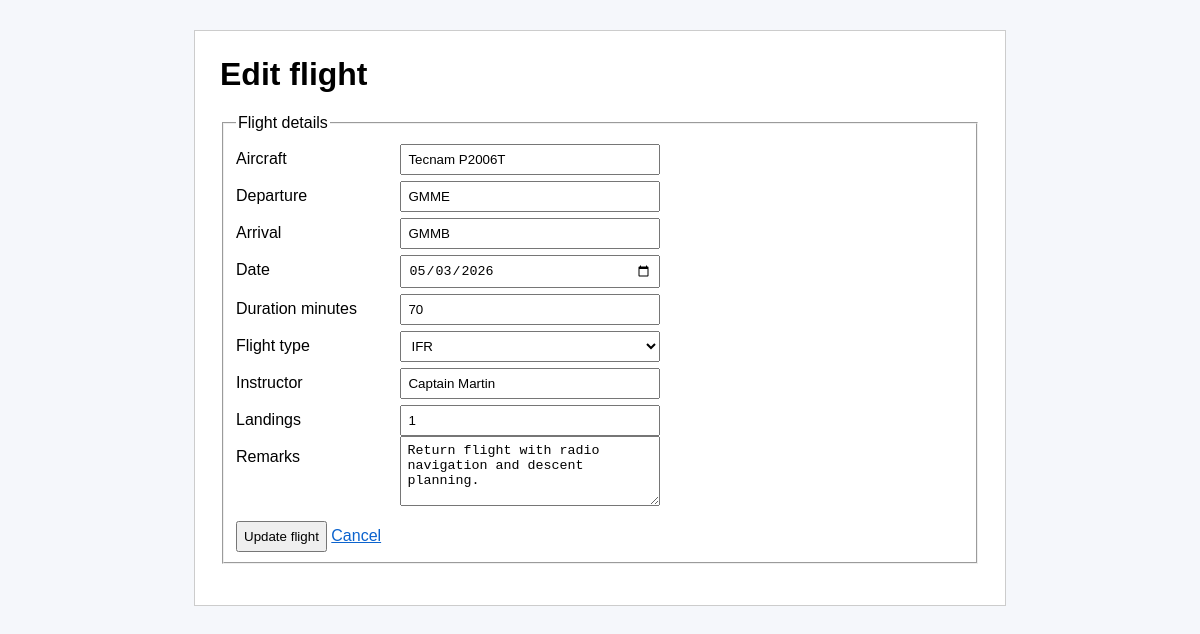
Screenshot of /edit_flight.php?id=2 (signed in) with the database file from the repository.
### tables this page shows
CREATE TABLE flight_records (
    id INT AUTO_INCREMENT PRIMARY KEY,
    user_id INT NOT NULL,
    aircraft VARCHAR(100) NOT NULL,
    departure_airport VARCHAR(20) NOT NULL,
    arrival_airport VARCHAR(20) NOT NULL,
    flight_date DATE NOT NULL,
    duration_minutes INT NOT NULL,
    flight_type VARCHAR(40) NOT NULL,
    instructor_name VARCHAR(150),
    landings INT DEFAULT 0,
    remarks TEXT,
    created_at TIMESTAMP DEFAULT CURRENT_TIMESTAMP,
    FOREIGN KEY (user_id) REFERENCES users(id) ON DELETE CASCADE
);

### ManageData.php (called while the page is built, shortened)
<?php
class ManageData
{
    private $con;
    public function __construct()
    {
        $this->con = new PDO(
            'mysql:host=' . self::HOST . ';dbname=' . self::DATABASE . ';charset=utf8mb4',
            self::USER,
            self::PASSWORD
        );
        $this->con->setAttribute(PDO::ATTR_ERRMODE, PDO::ERRMODE_EXCEPTION);
    }
    public function getData($query, $params = [], $singleData = false)
    {
        $stmt = $this->con->prepare($query);
        $stmt->execute($params);
        if ($singleData) {
            return $stmt->fetch(PDO::FETCH_ASSOC);
        }
        return $stmt->fetchAll(PDO::FETCH_ASSOC);
    }
}

### FlightRecord.php (called while the page is built, shortened)
<?php
require_once 'ManageData.php';
class FlightRecord
{
    public static function getFlightById($id, $userId)
    {
        $dataManager = new ManageData();
        $query = 'SELECT * FROM flight_records
                  WHERE id = :id AND user_id = :user_id';
        return $dataManager->getData($query, [':id' => $id, ':user_id' => $userId], true);
    }
}

### edit_flight.php (the view, shortened to what this page needs)
<?php
require_once 'FlightRecord.php';
$id = (int) $_GET['id'];
$flight = FlightRecord::getFlightById($id, $_SESSION['user_id']);
?>
<html>
<head>
    <link rel="stylesheet" href="style.css">
</head>
<body>
    <div class="container">
        <h1>Edit flight</h1>
        <form method="post" action="update_flight.php">
            <fieldset>
                <legend>Flight details</legend>
                <label>Aircraft</label>
                <input type="text" name="aircraft" value="<?php echo htmlspecialchars($flight['aircraft']); ?>">
                <br>
                <label>Departure</label>
                <input type="text" name="departure_airport" value="<?php echo htmlspecialchars($flight['departure_airport']); ?>">
                <br>
                <label>Arrival</label>
                <input type="text" name="arrival_airport" value="<?php echo htmlspecialchars($flight['arrival_airport']); ?>">
                <br>
                <label>Date</label>
                <input type="date" name="flight_date" value="<?php echo htmlspecialchars($flight['flight_date']); ?>">
                <br>
                <label>Duration minutes</label>
                <input type="number" name="duration_minutes" min="1" value="<?php echo htmlspecialchars($flight['duration_minutes']); ?>">
                <br>
                <label>Flight type</label>
                <select name="flight_type">
                    <option value="IFR" <?php if ($flight['flight_type'] == 'IFR') echo 'selected'; ?>>IFR</option>
                </select>
                <br>
                <label>Instructor</label>
                <input type="text" name="instructor_name" value="<?php echo htmlspecialchars($flight['instructor_name']); ?>">
                <br>
                <label>Landings</label>
                <input type="number" name="landings" min="0" value="<?php echo htmlspecialchars($flight['landings']); ?>">
                <br>
                <label>Remarks</label>
                <textarea name="remarks"><?php echo htmlspecialchars($flight['remarks']); ?></textarea>
                <br>
                <input type="submit" value="Update flight">
                <a href="dashboard.php">Cancel</a>
            </fieldset>
        </form>
    </div>
</body>
</html>

### style.css (style rules this page uses)
body { font-family: Arial, sans-serif; background-color: #f5f7fb; margin: 0; padding: 30px; }
.container { background-color: white; width: 760px; margin: auto; padding: 25px; border: solid 1px #cccccc; }
h1 { margin-top: 0; }
label { display: inline-block; width: 160px; margin-top: 12px; }
input, select, textarea { width: 260px; padding: 6px; }
textarea { height: 70px; vertical-align: top; }
input[type="submit"] { width: auto; margin-top: 15px; cursor: pointer; }
a { color: #0b63ce; margin-right: 10px; }

### rows the page displays
flight_records: aircraft "Tecnam P2006T", departure_airport "GMME", arrival_airport "GMMB", flight_date "05/03/2026", duration_minutes "70", flight_type "IFR", instructor_name "Captain Martin", landings "1", remarks "Return flight with radio navigation and descent planning."
